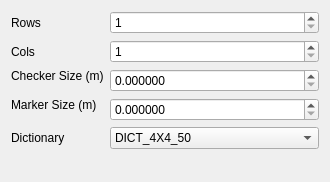
<?xml version="1.0" encoding="UTF-8"?>
<ui version="4.0">
 <class>CharucoGridTargetFinder</class>
 <widget class="QWidget" name="CharucoGridTargetFinder">
  <property name="geometry">
   <rect>
    <x>0</x>
    <y>0</y>
    <width>330</width>
    <height>182</height>
   </rect>
  </property>
  <property name="windowTitle">
   <string>Form</string>
  </property>
  <layout class="QFormLayout" name="formLayout">
   <item row="0" column="0">
    <widget class="QLabel" name="label">
     <property name="text">
      <string>Rows</string>
     </property>
    </widget>
   </item>
   <item row="0" column="1">
    <widget class="QSpinBox" name="rowSpinBox">
     <property name="minimum">
      <number>1</number>
     </property>
    </widget>
   </item>
   <item row="1" column="0">
    <widget class="QLabel" name="label_2">
     <property name="text">
      <string>Cols</string>
     </property>
    </widget>
   </item>
   <item row="1" column="1">
    <widget class="QSpinBox" name="colSpinBox">
     <property name="minimum">
      <number>1</number>
     </property>
    </widget>
   </item>
   <item row="2" column="0">
    <widget class="QLabel" name="label_3">
     <property name="sizePolicy">
      <sizepolicy hsizetype="Preferred" vsizetype="Fixed">
       <horstretch>0</horstretch>
       <verstretch>0</verstretch>
      </sizepolicy>
     </property>
     <property name="text">
      <string>Checker Size (m)</string>
     </property>
    </widget>
   </item>
   <item row="2" column="1">
    <widget class="QDoubleSpinBox" name="checkerSizeDoubleSpinBox">
     <property name="decimals">
      <number>6</number>
     </property>
     <property name="singleStep">
      <double>0.010000000000000</double>
     </property>
    </widget>
   </item>
   <item row="3" column="0">
    <widget class="QLabel" name="label_4">
     <property name="sizePolicy">
      <sizepolicy hsizetype="Preferred" vsizetype="Fixed">
       <horstretch>0</horstretch>
       <verstretch>0</verstretch>
      </sizepolicy>
     </property>
     <property name="text">
      <string>Marker Size (m)</string>
     </property>
    </widget>
   </item>
   <item row="3" column="1">
    <widget class="QDoubleSpinBox" name="markerSizeDoubleSpinBox">
     <property name="decimals">
      <number>6</number>
     </property>
     <property name="singleStep">
      <double>0.010000000000000</double>
     </property>
    </widget>
   </item>
   <item row="4" column="0">
    <widget class="QLabel" name="label_5">
     <property name="text">
      <string>Dictionary</string>
     </property>
    </widget>
   </item>
   <item row="4" column="1">
    <widget class="QComboBox" name="dictComboBox">
     <item>
      <property name="text">
       <string>DICT_4X4_50</string>
      </property>
     </item>
     <item>
      <property name="text">
       <string>DICT_4X4_100</string>
      </property>
     </item>
     <item>
      <property name="text">
       <string>DICT_4X4_250</string>
      </property>
     </item>
     <item>
      <property name="text">
       <string>DICT_4X4_1000</string>
      </property>
     </item>
     <item>
      <property name="text">
       <string>DICT_5X5_50</string>
      </property>
     </item>
     <item>
      <property name="text">
       <string>DICT_5X5_100</string>
      </property>
     </item>
     <item>
      <property name="text">
       <string>DICT_5X5_250</string>
      </property>
     </item>
     <item>
      <property name="text">
       <string>DICT_5x5_1000</string>
      </property>
     </item>
     <item>
      <property name="text">
       <string>DICT_6X6_50</string>
      </property>
     </item>
     <item>
      <property name="text">
       <string>DICT_6X6_100</string>
      </property>
     </item>
     <item>
      <property name="text">
       <string>DICT_6X6_250</string>
      </property>
     </item>
     <item>
      <property name="text">
       <string>DICT_6X6_1000</string>
      </property>
     </item>
     <item>
      <property name="text">
       <string>DICT_7X7_50</string>
      </property>
     </item>
     <item>
      <property name="text">
       <string>DICT_7X7_100</string>
      </property>
     </item>
     <item>
      <property name="text">
       <string>DICT_7X7_250</string>
      </property>
     </item>
     <item>
      <property name="text">
       <string>DICT_7X7_1000</string>
      </property>
     </item>
     <item>
      <property name="text">
       <string>DICT_ARUCO_ORIGINAL</string>
      </property>
     </item>
     <item>
      <property name="text">
       <string>DICT_APRILTAG_16h5</string>
      </property>
     </item>
     <item>
      <property name="text">
       <string>DICT_APRILTAG_25h9</string>
      </property>
     </item>
     <item>
      <property name="text">
       <string>DICT_APRILTAG_36h10</string>
      </property>
     </item>
     <item>
      <property name="text">
       <string>DICT_APRILTAG_36h11</string>
      </property>
     </item>
    </widget>
   </item>
  </layout>
 </widget>
 <resources/>
 <connections/>
</ui>
